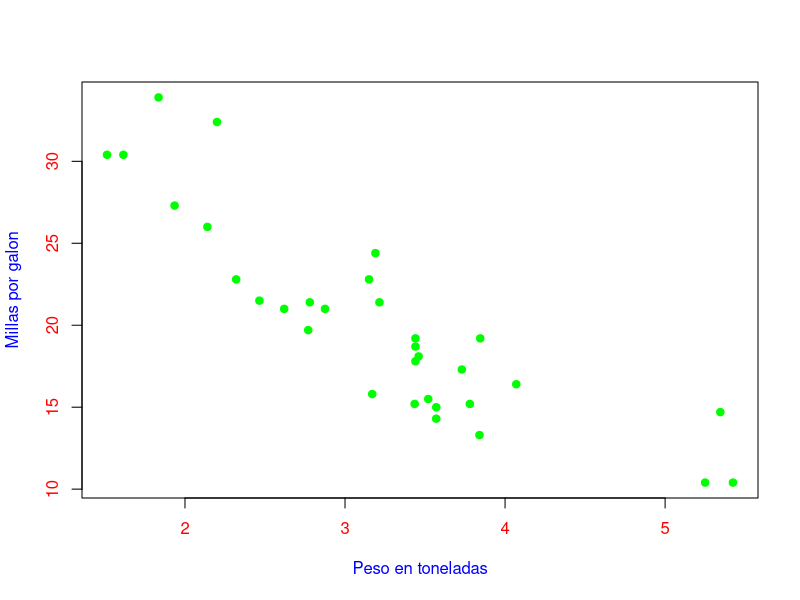

Reproduce this figure in R.
setwd('C:/Users/a.de.la.cruz/Documents/tallerR/datasets')
dir()

carros <- read.csv("carros.csv")
carros <- carros[,c("wt", "mpg")]

plot(carros, pch =19, col="green", col.lab="blue", col.axis="red", xlab="Peso en toneladas", ylab="Millas por galon")